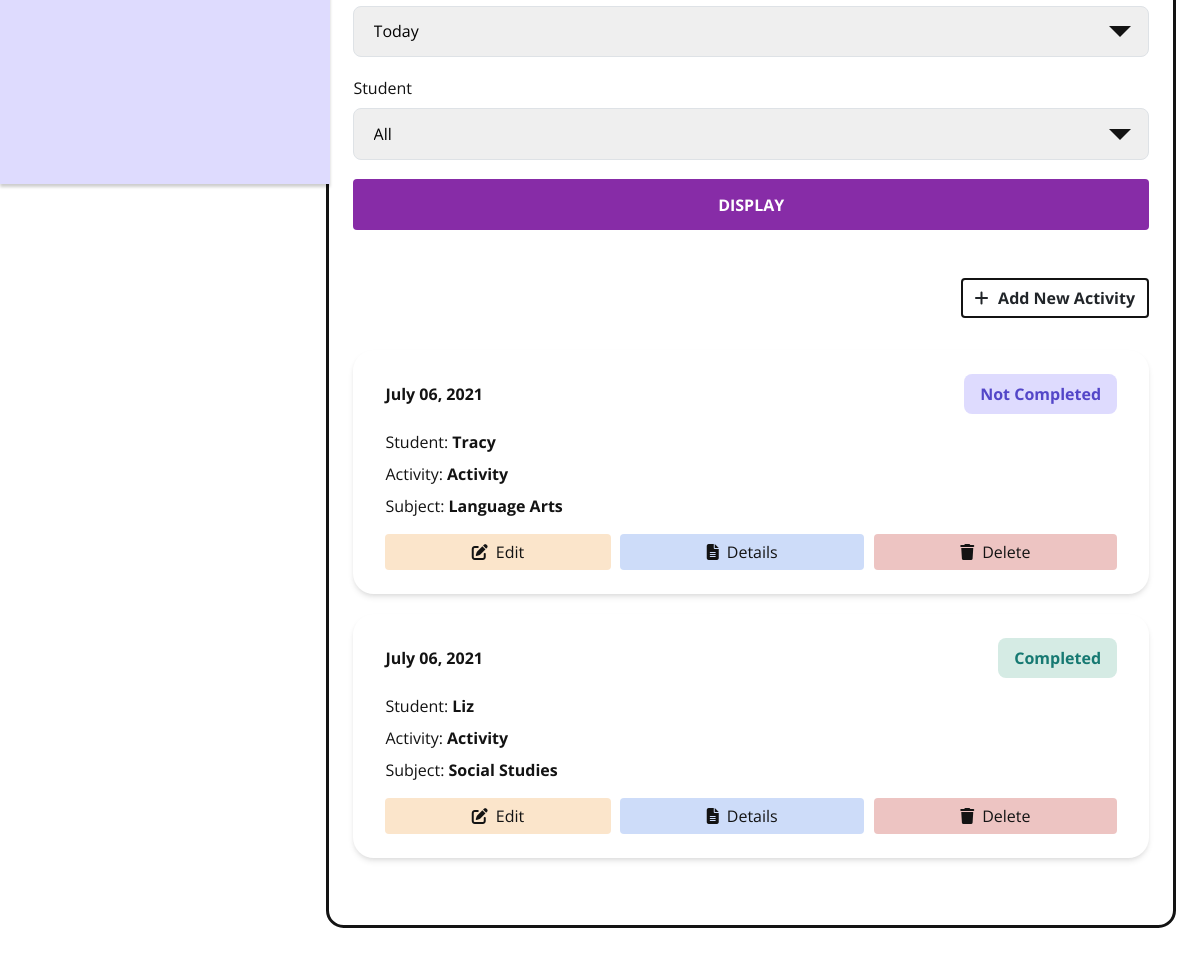
Page /index (signed in, lower part) on the earlier database version.
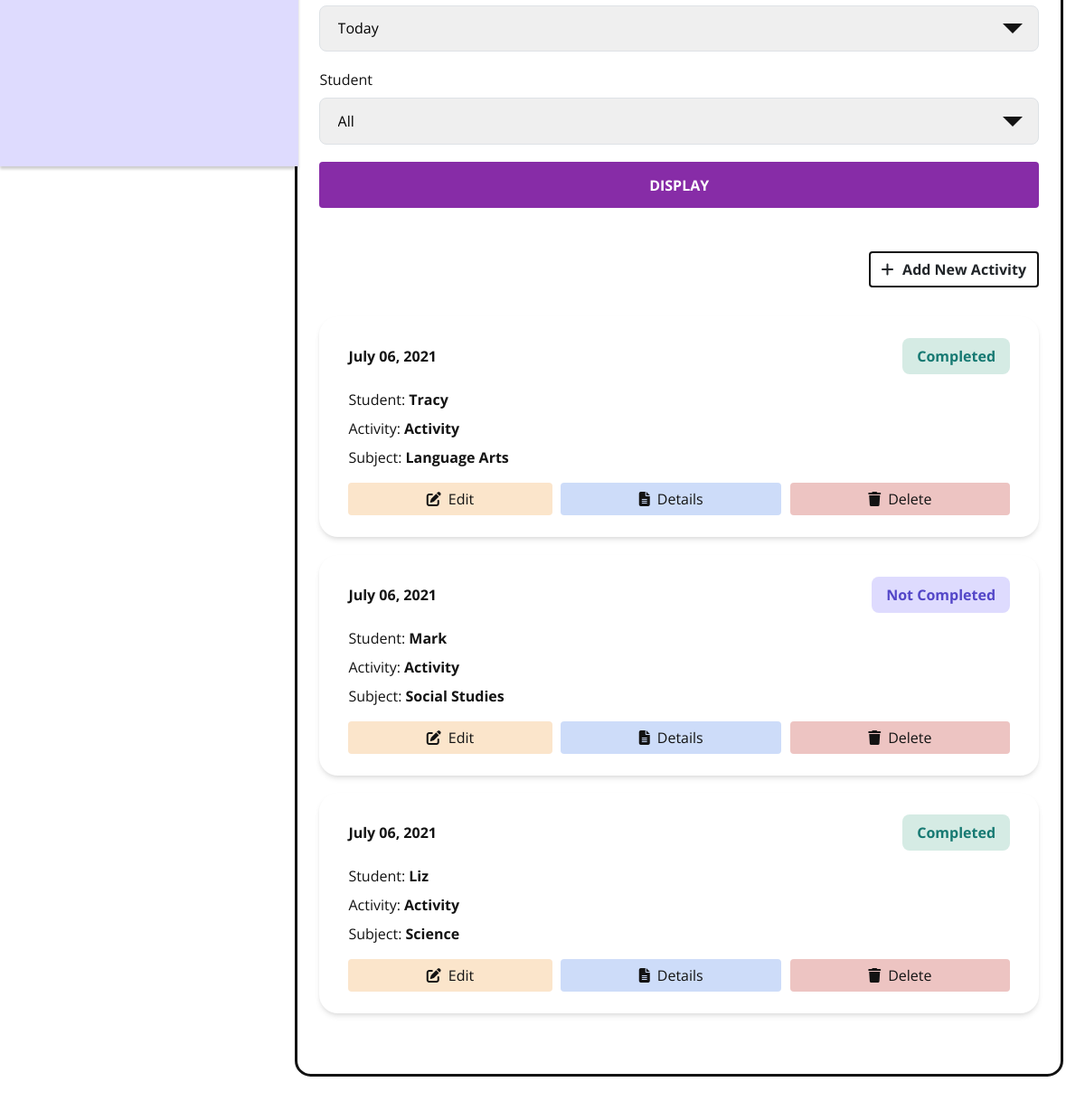
Same page on the later database version.
### app/models.py (models this page shows, shortened)
class Activity(db.Model):
    id = db.Column(db.Integer, primary_key=True)
    title = db.Column(db.String(150), index=True, nullable=False)
    user_id = db.Column(db.Integer, db.ForeignKey('user.id'), index=True)
    subject_id = db.Column(db.Integer, db.ForeignKey('subject.id'), index=True, nullable=False)
    student_id = db.Column(db.Integer, db.ForeignKey('student.id'), index=True, nullable=False)
    description = db.Column(db.Text, index=True)
    resources = db.Column(db.Text, index=True)
    activity_date = db.Column(db.DateTime, index=True, nullable=False)
    notes = db.Column(db.Text, index=True)
    status = db.Column(db.String(64), index=True, nullable=False)

class Student(db.Model):
    id = db.Column(db.Integer, primary_key=True)
    student_name = db.Column(db.String(64), index=True)
    user_id = db.Column(db.Integer, db.ForeignKey('user.id'))
    attendance = db.relationship('Attendance', backref='student', lazy='dynamic')
    activities = db.relationship('Activity', backref='student', lazy='dynamic')
    def __str__(self):
        return self.student_name

class Subject(db.Model):
    id = db.Column(db.Integer, primary_key=True)
    user_id = db.Column(db.Integer, db.ForeignKey('user.id'), index=True)
    subject_name = db.Column(db.String(64), index=True)
    activities = db.relationship('Activity', backref='subject', lazy='dynamic')
    def __str__(self):
        return self.subject_name

### app/routes.py (the view, shortened to what this page needs)
@app.route('/',  methods=['GET', 'POST'])
@app.route('/index', methods=['GET', 'POST'])
@login_required
def index():
    form = AddStudentSubjectForm()
    students = current_user.students
    form2 = AddAttendanceForm()
    form2.student.choices = students
    todays_datetime = datetime(datetime.today().year, datetime.today().month, datetime.today().day)
    current_weekday = todays_datetime.isoweekday()
    form3 = DisplayActivitiesForm()
    student_list = ["All"]
    for student in students:
        student_list.append(student)
    form3.student.choices = student_list
    activities = current_user.activities.filter_by(activity_date=todays_datetime).order_by(Activity.activity_date).all()
    return render_template('index.html', form=form, form2=form2, todays_datetime=todays_datetime, form3=form3, activities=activities)

### app/forms.py
class AddStudentSubjectForm(FlaskForm):
    user_student = SelectField('How many students do you have?', choices=[ 1, 2, 3, 4, 5, 6, 7, 8], validators=[DataRequired()])
    student_name1 = StringField('Student Name(s)', validators=[DataRequired("Please enter student's name")])
    user_subject = SelectField('How many subjects do you teach?', choices=[ 1, 2, 3, 4, 5, 6, 7, 8, 9, 10], validators=[DataRequired()] )
    subject_name1 = StringField('Subject', validators=[DataRequired("Please enter subject name")])
    submit = SubmitField('Update')

class AddAttendanceForm(FlaskForm):
    attendance_date = DateField('Select Date', format='%Y-%m-%d')
    student = SelectField(u'Select Student', choices=[])
    submit = SubmitField('Save Entry')

### app/__init__.py (called while the page is built)
@app.template_filter()
def datetime_format_filter(value, format='%B %d, %Y'):
    return value.strftime(format)

@app.template_filter()
def datepicker_format_filter(value, format='%Y-%m-%d'):
    return value.strftime(format)

### app/models.py (called while the page is built)
@login.user_loader
def load_user(id):
    return User.query.get(int(id))

### app/templates/index.html (shortened to what this page needs)
{% extends "base.html" %}
{% block content %}
    {% if current_user.student_number %}
    <div class="activities">
        <div class="activities__wrapper">
            <form method="POST" action="/index" class="activities__form" novalidate>
                <div class="activities__field-wrapper">
                    <div class="activities__field activities__field-display">
                        <div class="activities__input">
                            {{ form3.display(class_='form-select--light activities__field-input activities__display-input') }}
                        </div>
                    </div>
                    <div class="activities__field activities__field-student">
                        {{ form3.student.label }}
                        <div class="activities__input">
                            {{ form3.student(class_='form-select--light activities__field-input activities__student-input') }}
                        </div>
                    </div>
                </div>
                {{ form3.display_submit(class_='btn activities__btn') }}
            </form>
        </div>
        <section class="activity-display">
            <div class="activity-display__add">
                <a href="{{ url_for('add') }}" id="add-btn" class="btn activity__add-btn"><i class="fas fa-plus activity__add-btn-icon"></i>Add New Activity</a>
            </div>
            <div class="activity-display__cards">
                {% for activity in activities %}
                <div class="activity__card">
                    <div class="activity__card-header">
                        <p class="activity__card-date">{{ activity.activity_date | datetime_format_filter }}</p>
                        <p class="activity__card-status activity__card-status-{{ activity.status | lower | replace(" ", "") }}">{{ activity.status }}</p>
                    </div>
                    <div class=activity__card-content>
                        <p class="activity__card-data activity__card-student">Student: <span class="activity__card-student-data">{{ activity.student }}</span></p>
                        <p class="activity__card-data activity__card-activity">Activity: <span class="activity__card-activity-data">{{ activity.title }}</span></p>
                        <p class="activity__card-data activity__card-subject">Subject: <span class="activity__card-subject-data">{{ activity.subject }}</span></p>
                    </div>
                    <div class="activity__card-controls">
                        <a href="{{ url_for('update', title=activity.title) }}" class="btn btn-edit activity__card-controls-btn"><i class="fas fa-edit activity__card-controls-icon"></i>Edit</a>
                        <a href="{{ url_for('details', title=activity.title) }}" class="btn btn-details activity__card-controls-btn"><i class="fas fa-file-alt activity__card-controls-icon"></i></i>Details</a>
                        <a href="{{ url_for('delete', id=activity.id) }}" class="btn btn-delete activity__card-controls-btn" onclick="return confirm('Are you sure you want to delete?')"><i class="fas fa-trash activity__card-controls-icon"></i>Delete</a>
                    </div>
                </div>
                {% endfor %}
            </div>
        </section>
    </div>
    {% endif %}
{% endblock %}

### app/templates/base.html (shortened to what this page needs)
<!DOCTYPE html>
<html lang="en">
    <head>
        <link rel="stylesheet" href="https://stackpath.bootstrapcdn.com/bootstrap/4.3.1/css/bootstrap.min.css">
        <link rel="stylesheet" href="{{ url_for('static', filename='style.css') }}">
        <link rel="stylesheet" href="https://unpkg.com/bootstrap-table@1.18.2/dist/bootstrap-table.min.css">
    </head>
    <body>
      <div class="container-main">
        <header class="header-main">
          <nav class="navbar-custom">
            <div class="navbar-panel" id="navbarPanel">
            </div>
          </nav>
        </header>
        <div class ="container">
          {% block content %} {% endblock %}
        </div>
      </div>
    </body>
</html>

Differences in the rows shown:
removed Activity: activity_date "July 06, 2021", status "Not Completed", student "Tracy", title "Activity", subject "Language Arts"
removed Activity: activity_date "July 06, 2021", status "Completed", student "Liz", title "Activity", subject "Social Studies"
added Activity: activity_date "July 06, 2021", status "Completed", student "Tracy", title "Activity", subject "Language Arts"
added Activity: activity_date "July 06, 2021", status "Not Completed", student "Mark", title "Activity", subject "Social Studies"
added Activity: activity_date "July 06, 2021", status "Completed", student "Liz", title "Activity", subject "Science"
